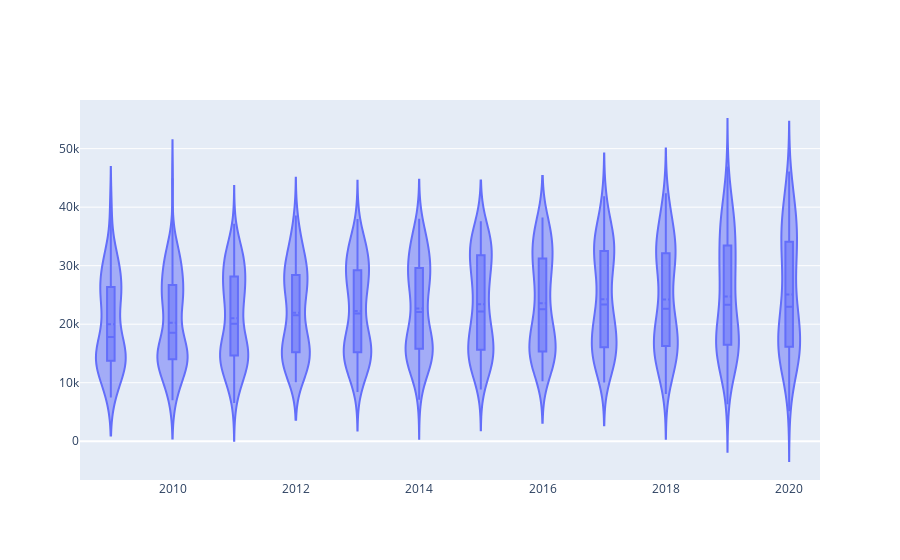

Notebook cell for this chart:
### Code cell
fig = go.Figure()
fig.add_trace(
    go.Violin(
        x=scard_df['year'], 
        y=scard_df['net_cost'],
        box_visible=True,
        meanline_visible=True
    )
)
fig.show()

### Figure 1 — Plotly figure (JSON) as saved in the notebook; plotly's stock layout.template omitted (floating-point values rounded to 4 significant figures; data arrays with more than 128 entries replaced by an {"elided": "..."} marker saying what was removed)
{"data": [{"box": {"visible": true}, "meanline": {"visible": true}, "type": "violin", "x": {"elided": "2575 int values"}, "y": {"elided": "2575 int values"}}], "layout": {}}
